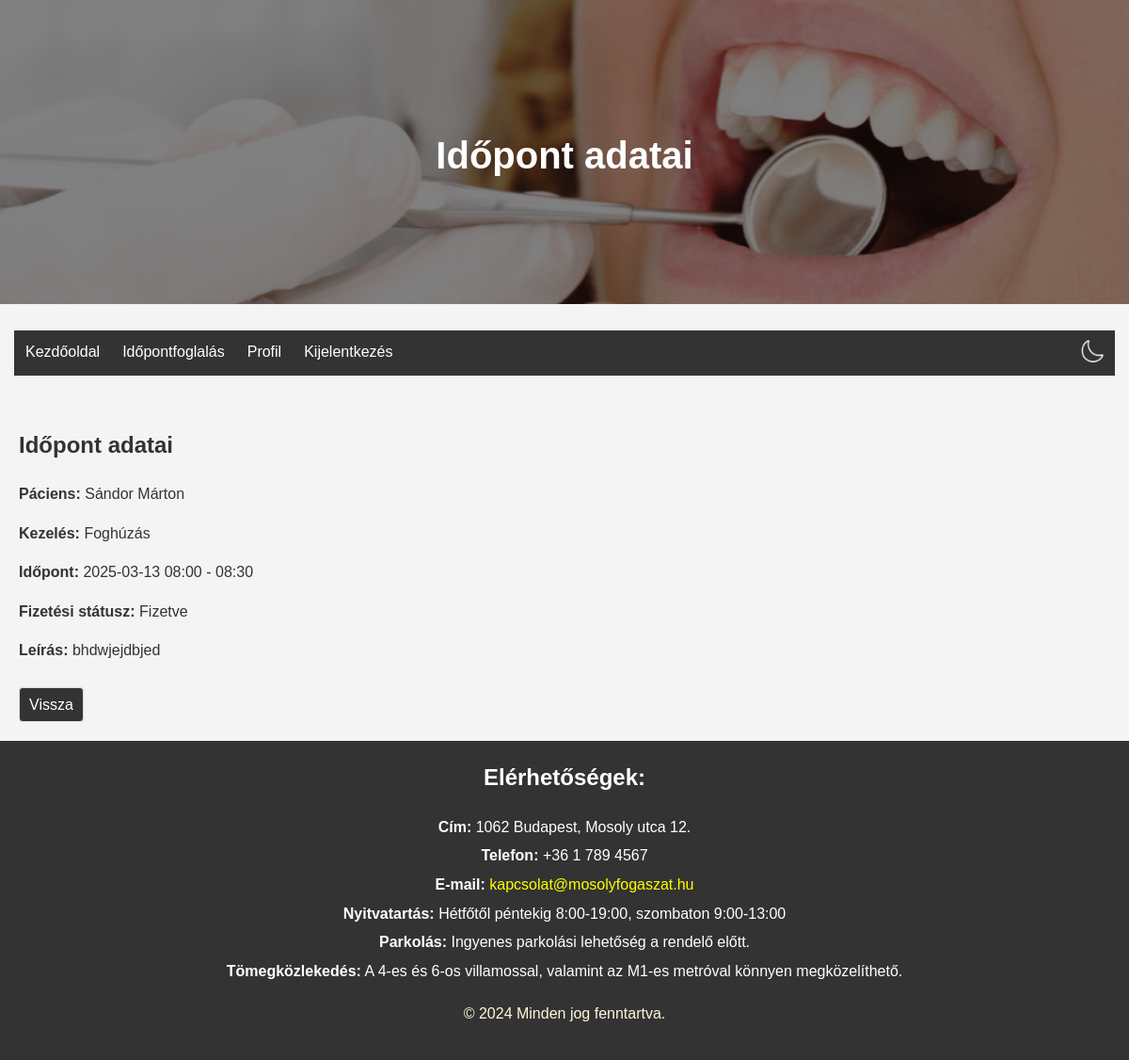
Page /edit_appointment/37eba8d855e54183a2a3b59da72c6a6e/ (signed in) on the committed database.
### rendeloweboldal/models.py (models this page shows, shortened)
class Patient(models.Model):
    id = models.CharField(max_length=64, primary_key=True)  # same as RendeloUser.id
    name = models.CharField(max_length=255)  # FHIR 'name' field
    gender = models.CharField(max_length=10, choices=[('male', 'Male'), ('female', 'Female')])
    birthDate = models.DateField(null=True, blank=True)  # FHIR 'birthDate' field
    telecom = models.CharField(max_length=255, null=True, blank=True)  # FHIR 'telecom' field for contact details

class Treatment(models.Model):
    id = models.UUIDField(primary_key=True, default=uuid4, editable=False)  # FHIR resource identifier
    name = models.CharField(max_length=255)  # FHIR 'name' field
    description = models.TextField()  # FHIR 'description' field
    duration = models.DurationField(null=True, blank=True)  # Kezelés hossza (opcionális)
    price = models.DecimalField(max_digits=10, decimal_places=0)  # Ár

class Appointment(models.Model):
    id = models.UUIDField(primary_key=True, default=uuid4, editable=False)  # FHIR resource identifier
    patient = models.CharField(max_length=64, null=True, blank=True)  # Az időpontot foglaló páciens azonosítója
    practitioner = models.ForeignKey(Doctor, on_delete=models.CASCADE)  # Link to Practitioner resource
    treatment = models.ForeignKey(Treatment, on_delete=models.SET_NULL, null=True, blank=True)  # Link to Treatment
    start = models.DateTimeField()  # Kezdési időpont
    end = models.DateTimeField()  # Befejezési időpont
    status = models.CharField(max_length=64, null=True, blank=True)  # Időpont státusza (pl. foglalt, elérhető)
    custom_description = models.TextField(null=True, blank=True)  # Egyéb információk

### rendeloweboldal/views.py (the view)
# urls.py: path('edit_appointment/<str:appointment_id>/', views.edit_appointment, name='edit_appointment'),
@login_required
def edit_appointment(request, appointment_id):
    appointment = get_object_or_404(Appointment, id=appointment_id)
    patient = get_object_or_404(Patient, id=appointment.patient)
    treatment = get_object_or_404(Treatment, id=appointment.treatment.id)
    payment_status = get_object_or_404(PaymentStatus, appointment=appointment)
    if request.method == 'POST' and request.user.is_staff and not request.user.is_superuser:
        form = AppointmentForm(request.POST, instance=appointment)
        if form.is_valid():
            form.save()
            return redirect(f'/appointments_today/?date={appointment.start.date().strftime("%Y-%m-%d")}')
    else:
        form = AppointmentForm(instance=appointment)
    return render(request, 'edit_appointment.html', {
        'appointment': appointment,
        'patient': patient,
        'treatment': treatment,
        'selected_date': appointment.start.date().strftime("%Y-%m-%d"),
        'payment_status': payment_status,
        'form': form
    })

### rendeloweboldal/templates/edit_appointment.html (shortened to what this page needs)
{% extends "base.html" %}
{% load static %}
{% block header_title %}Időpont adatai{% endblock %}
{% block content %}
<section class="edit-appointment">
    <h2>Időpont adatai</h2>
    <p><strong>Páciens:</strong> {{ patient.name }}</p>
    <p><strong>Kezelés:</strong> {{ treatment.name }}</p>
    <p><strong>Időpont:</strong> {{ appointment.start|date:"Y-m-d H:i" }} - {{ appointment.end|date:"H:i" }}</p>
    <p><strong>Fizetési státusz:</strong>
        {% if appointment.paymentstatus.is_paid %}
            Fizetve
        {% else %}
            Fizetés a helyszínen
        {% endif %}
    </p>
    {% if user.is_authenticated and request.user.is_staff and not request.user.is_superuser %}
        <form method="post" action="{% url 'edit_appointment' appointment.id %}">
            {% csrf_token %}
            {{ form.as_p }}
            <button type="submit">Mentés</button>
            <a href="{% url 'appointments_today' %}?date={{ selected_date }}" class="button-like">Mégse</a>
        </form>
    {% else %}
        <p><strong>Leírás:</strong> {{ appointment.custom_description }}</p>
        <a href="{% url 'profile' %}" class="button-like">Vissza</a>
    {% endif %}
</section>
{% endblock %}

### rendeloweboldal/static/Css/style.css (style rules this page uses)
body { font-family: Arial, sans-serif; line-height: 1.6; margin: 0; padding: 0; background-color: #f4f4f4; }
.button-like { display: inline-block; padding: 5px 10px; margin-top: 10px; border: 1px solid #ddd; border-radius: 4px; background-color: #f2f2f2; cursor: pointer; text-decoration: none; color: #333; transition: background-color 0.3s; }

### rendeloweboldal/static/Css/colors_light.css (style rules this page uses)
body, header { background-color: #f4f4f4; color: #333; }
.button, .button-like, button, .add-button, .edit-button, .delete-button, .cancel-button, .dialog-box button { background-color: #333; color: white; }

### rows in the picture
Patient: name "Sándor Márton"
Treatment: name "Foghúzás"
Appointment: start "2025-03-13 08:00", end "08:30", custom_description "bhdwjejdbjed"
